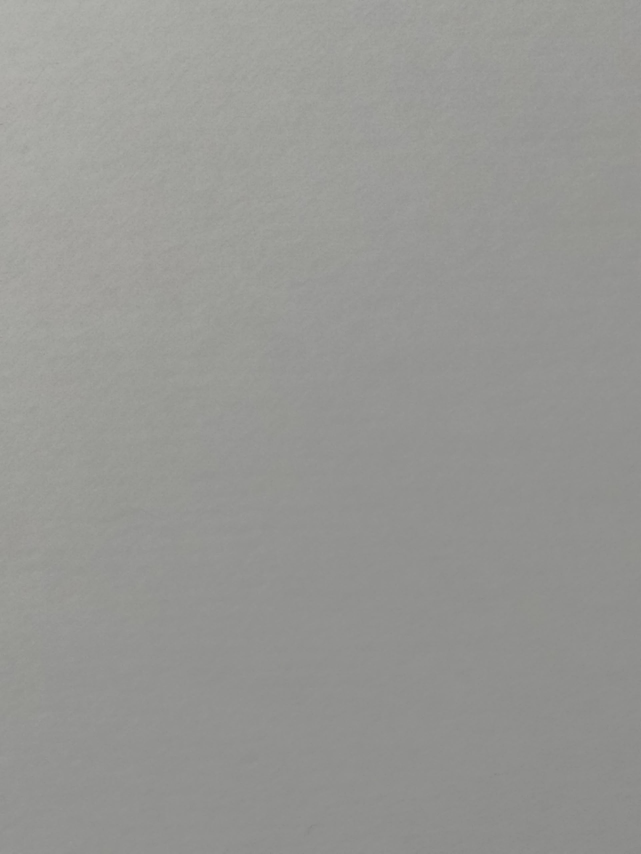
#> input picture simple.jpg, 1922 x 2560 px (shown at 1/3 size)
$ python code.py
#> lines starting #> are read from the running program, lines starting #| are printed output that depends on the picture
import os
import math
from collections import Counter
from PIL import Image
import matplotlib.pyplot as plt

# Получаем путь к директории текущего скрипта
script_dir = os.path.dirname(os.path.abspath(__file__)) if '__file__' in globals() else os.getcwd()

# === ЭТАП 1: Загрузка и квантование яркости (подавление микрошума) ===
def load_and_quantize(image_name, step=16):
    """
    Загружает изображение, приводит к 200x200 px, Grayscale ('L')
    и квантует значения яркости с шагом step=16.
    """
    path = os.path.join(script_dir, image_name)
    img = Image.open(path).resize((200, 200)).convert("L")
    quantized_pixels = [(p // step) * step for p in img.getdata()]
    return img, quantized_pixels

# Реализация алгоритма RLE (кодер и декодер)
def rle_encode(data):
    """Сжимает массив пикселей в пары (count, value)"""
    if not data:
        return []
    compressed = []
    current_pixel = data[0]
    count = 1
    for pixel in data[1:]:
        if pixel == current_pixel:
            count += 1
        else:
            compressed.append((count, current_pixel))
            current_pixel = pixel
            count = 1
    compressed.append((count, current_pixel))
    return compressed

def rle_decode(compressed_data):
    """Разворачивает RLE-пары обратно в исходный массив пикселей"""
    decompressed = []
    for count, pixel in compressed_data:
        decompressed.extend([pixel] * count)
    return decompressed

# Расчёт информационной энтропии Шеннона
def calculate_entropy(data):
    """Вычисляет энтропию H = - sum(p * log2(p))"""
    total = len(data)
    counts = Counter(data)
    entropy = 0.0
    for count in counts.values():
        p = count / total
        entropy -= p * math.log2(p)
    return entropy

# ЕДИНЫЙ ПАЙПЛАЙ ОБРАБОТКИ КАДРА
def process_pipeline(image_name, step=16):
    # 1. Загрузка и квантование
    img, pixels = load_and_quantize(image_name, step=step)

    # 2. Сжатие RLE
    rle_pairs = rle_encode(pixels)

    # 3. Декодирование и проверка целостности (Lossless check)
    decoded_pixels = rle_decode(rle_pairs)
    is_correct = (pixels == decoded_pixels)

    # 4. Расчёт метрик (RAW volume, RLE volume, K, Entropy)
    v_raw = len(pixels) * 1            # 200x200x1 = 40000 байт
    v_rle = len(rle_pairs) * 2         # Каждая пара (count, value) занимает 2 байта
    k_compress = v_raw / v_rle if v_rle > 0 else 0.0
    entropy = calculate_entropy(pixels)

    return {
        "name": image_name,
        "img": img,
        "pixels": pixels,
        "rle_pairs": rle_pairs,
        "is_correct": is_correct,
        "v_raw": v_raw,
        "v_rle": v_rle,
        "k_compress": k_compress,
        "entropy": entropy
    }

# Запуск эксперимента и анализ результатов
image_files = ["simple.jpg", "complex.jpg"]
results = {}

print("--- ТЕСТИРОВАНИЕ АЛГОРИТМА RLE И ЭНТРОПИИ ШЕННОНА ---")
for img_name in image_files:
    full_path = os.path.join(script_dir, img_name)
    if os.path.exists(full_path):
        res = process_pipeline(img_name, step=16)
#> in load_and_quantize, `img = Image.open(path).resize((200, 200)).convert("L")`:
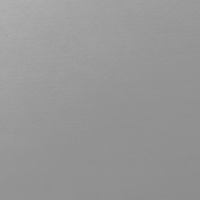
#> img: PIL image 200x200 L; min 139, max 176, mean 151.2
#> in load_and_quantize, `quantized_pixels = [(p // step) * step for p in img.getdata()]`: quantized_pixels = 40000 items
#> in rle_encode, `current_pixel = data[0]`: current_pixel = 160
#> after the loop in rle_encode, `for pixel in data[1:]:`: compressed = 1844 pairs, first value 1 to 1189, second value 128 to 176
#> in process_pipeline, `rle_pairs = rle_encode(pixels)`: rle_pairs = 1845 pairs, first value 1 to 1189, second value 128 to 176
#> the loop in rle_decode, `for count, pixel in compressed_data:` made 1845 passes
#> (count, pixel) on passes 1, 3, 4: (102, 160), (15, 160), (4, 144)
#> after the loop in rle_decode, `for count, pixel in compressed_data:`: decompressed = 40000 items
#> in process_pipeline, `is_correct = (pixels == decoded_pixels)`: is_correct = True
#> in process_pipeline, `v_raw = len(pixels) * 1`: v_raw = 40000
#> in process_pipeline, `v_rle = len(rle_pairs) * 2`: v_rle = 3690
#> in process_pipeline, `k_compress = v_raw / v_rle if v_rle > 0 else 0.0`: k_compress = 10.84
#> in calculate_entropy, `total = len(data)`: total = 40000
#> in calculate_entropy, `counts = Counter(data)`: counts = {160: 5553, 144: 31791, 176: 1, 128: 2655}
#> the loop in calculate_entropy, `for count in counts.values():` made 4 passes
#> (count, p, entropy) on passes 1 to 4: (5553, 0.139, 0.395), (31791, 0.795, 0.659), (1, 2.5e-05, 0.659), (2655, 0.0664, 0.919)
#> after the loop in calculate_entropy, `for count in counts.values():`: entropy = 0.919
#> res = 9 items
        results[img_name] = res
        print(f"\n[Изображение: {res['name']}]")
#| [Изображение: simple.jpg]
        print(f"  Восстановление без потерь (Lossless): {res['is_correct']}")
#|   Восстановление без потерь (Lossless): True
        print(f"  Энтропия Шеннона H: {res['entropy']:.2f} бит/px")
#|   Энтропия Шеннона H: 0.92 бит/px
        print(f"  Объём RAW (V_raw): {res['v_raw']} байт")
#|   Объём RAW (V_raw): 40000 байт
        print(f"  Объём RLE (V_rle): {res['v_rle']} байт")
#|   Объём RLE (V_rle): 3690 байт
        print(f"  Коэффициент сжатия K: {res['k_compress']:.2f}x")
#|   Коэффициент сжатия K: 10.84x
    else:
        print(f"\nПредупреждение: Файл '{img_name}' не найден по пути {full_path}")
#> pass 2 of the loop `for img_name in image_files:`:
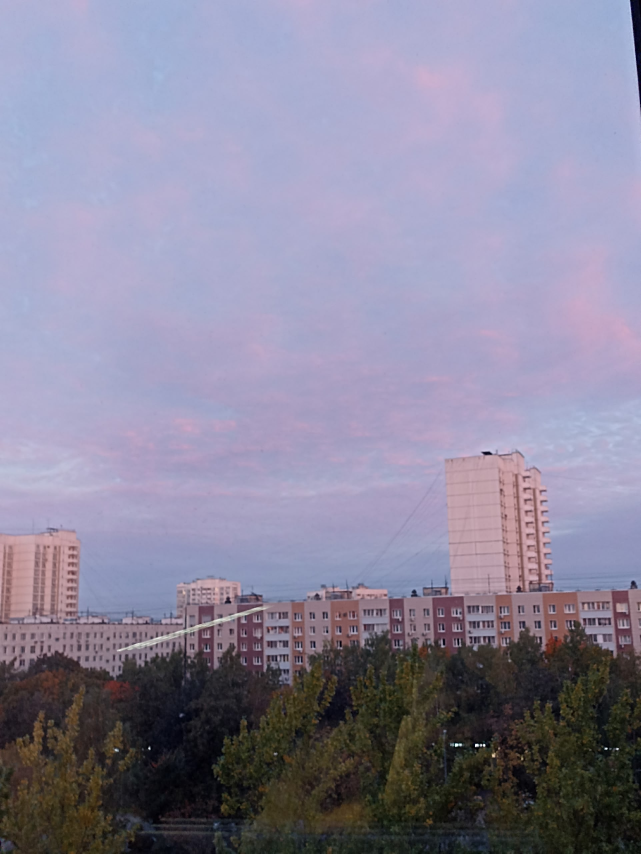
#> input picture complex.jpg, 1922 x 2560 px (shown at 1/3 size)
#> in load_and_quantize (call 2), `img = Image.open(path).resize((200, 200)).convert("L")`:
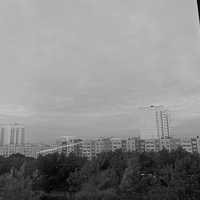
#> img: PIL image 200x200 L; min 3, max 195, mean 138
#> the loop in rle_decode (call 2), `for count, pixel in compressed_data:` made 6970 passes
#> (count, pixel) on passes 1, 4, 5: (121, 176), (1, 160), (47, 176)
#> the loop in calculate_entropy (call 2), `for count in counts.values():` made 13 passes
#> (count, p, entropy) on passes 1 to 8: (15672, 0.392, 0.53), (9870, 0.247, 1.03), (1049, 0.0262, 1.17), (501, 0.0125, 1.24), (2088, 0.0522, 1.47), (3901, 0.0975, 1.79), (609, 0.0152, 1.89), (590, 0.0147, 1.98)
#| [Изображение: complex.jpg]
#|   Восстановление без потерь (Lossless): True
#|   Энтропия Шеннона H: 2.62 бит/px
#|   Объём RAW (V_raw): 40000 байт
#|   Объём RLE (V_rle): 13940 байт
#|   Коэффициент сжатия K: 2.87x

#  Визуализация результатов (Matplotlib Visualizer)
if len(results) == 2:
    fig, axes = plt.subplots(2, 3, figsize=(16, 9))

    # Графика для simple.jpg
    axes[0, 0].imshow(results["simple.jpg"]["img"], cmap="gray")
    axes[0, 0].set_title("Простой кадр (simple.jpg)\n200x200 Grayscale")
    axes[0, 0].axis("off")

    axes[0, 1].hist(results["simple.jpg"]["pixels"], bins=16, color="#37ebff", edgecolor="black")
    axes[0, 1].set_title(f"Гистограмма яркостей\nH = {results['simple.jpg']['entropy']:.2f} бит/px")
    axes[0, 1].set_ylabel("Частота")

    # Графика для complex.jpg
    axes[1, 0].imshow(results["complex.jpg"]["img"], cmap="gray")
    axes[1, 0].set_title("Сложный кадр (complex.jpg)\n200x200 Grayscale")
    axes[1, 0].axis("off")

    axes[1, 1].hist(results["complex.jpg"]["pixels"], bins=16, color="#0541f0", edgecolor="black")
    axes[1, 1].set_title(f"Гистограмма яркостей\nH = {results['complex.jpg']['entropy']:.2f} бит/px")
    axes[1, 1].set_ylabel("Частота")

    # Сравнительный график коэффициентов сжатия K
    names = ["simple.jpg", "complex.jpg"]
    k_values = [results["simple.jpg"]["k_compress"], results["complex.jpg"]["k_compress"]]
#> k_values = [10.84, 2.87]

    bars = axes[0, 2].bar(names, k_values, color=["#37ebff", "#0541f0"], edgecolor="black")
    axes[0, 2].set_title("Коэффициент сжатия K (V_raw / V_rle)")
    axes[0, 2].set_ylabel("Кратно (x)")
    for bar in bars:
        yval = bar.get_height()
        axes[0, 2].text(bar.get_x() + bar.get_width()/2, yval + 0.1, f"{yval:.2f}x", ha='center', va='bottom')
#> this loop made 2 passes
#> yval on passes 1 to 2: 10.84, 2.87

    # Сравнительный график объемов памяти V_raw vs V_rle
    v_raws = [results["simple.jpg"]["v_raw"], results["complex.jpg"]["v_raw"]]
#> v_raws = [40000, 40000]
    v_rles = [results["simple.jpg"]["v_rle"], results["complex.jpg"]["v_rle"]]
#> v_rles = [3690, 13940]

    x = range(len(names))
    width = 0.35
    axes[1, 2].bar([p - width/2 for p in x], v_raws, width, label="RAW (байты)", color="gray", edgecolor="black")
    axes[1, 2].bar([p + width/2 for p in x], v_rles, width, label="RLE (байты)", color="#0a1e64", edgecolor="black")
    axes[1, 2].set_xticks(x)
    axes[1, 2].set_xticklabels(names)
    axes[1, 2].set_title("Сравнение объема памяти (V_raw vs V_rle)")
    axes[1, 2].set_ylabel("Байты")
    axes[1, 2].legend()

    plt.tight_layout()
    plt.show()
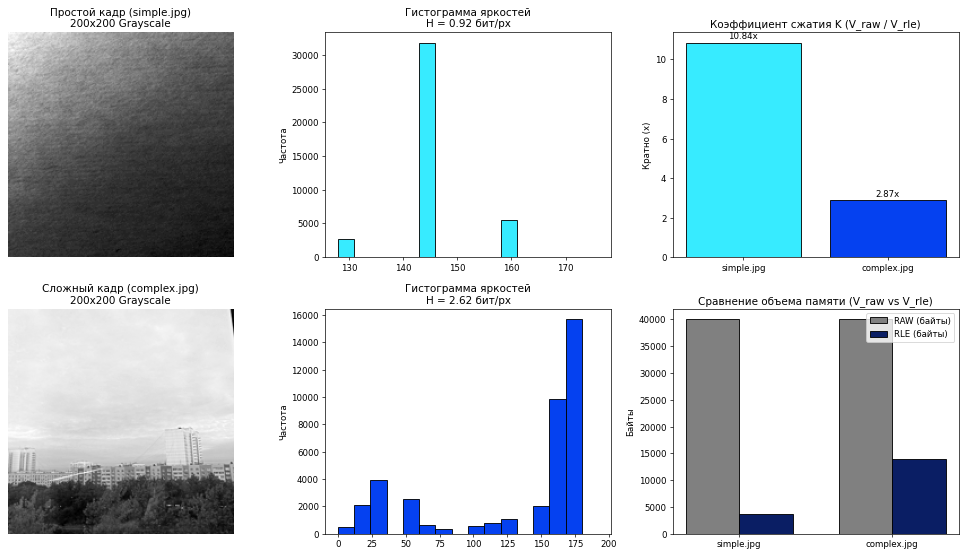
#> figure drawn by matplotlib, 6 panels; panel 2: tallest bar 31791 high, from x = 143 to 146; panel 5: tallest bar 15672 high, from x = 168 to 180
